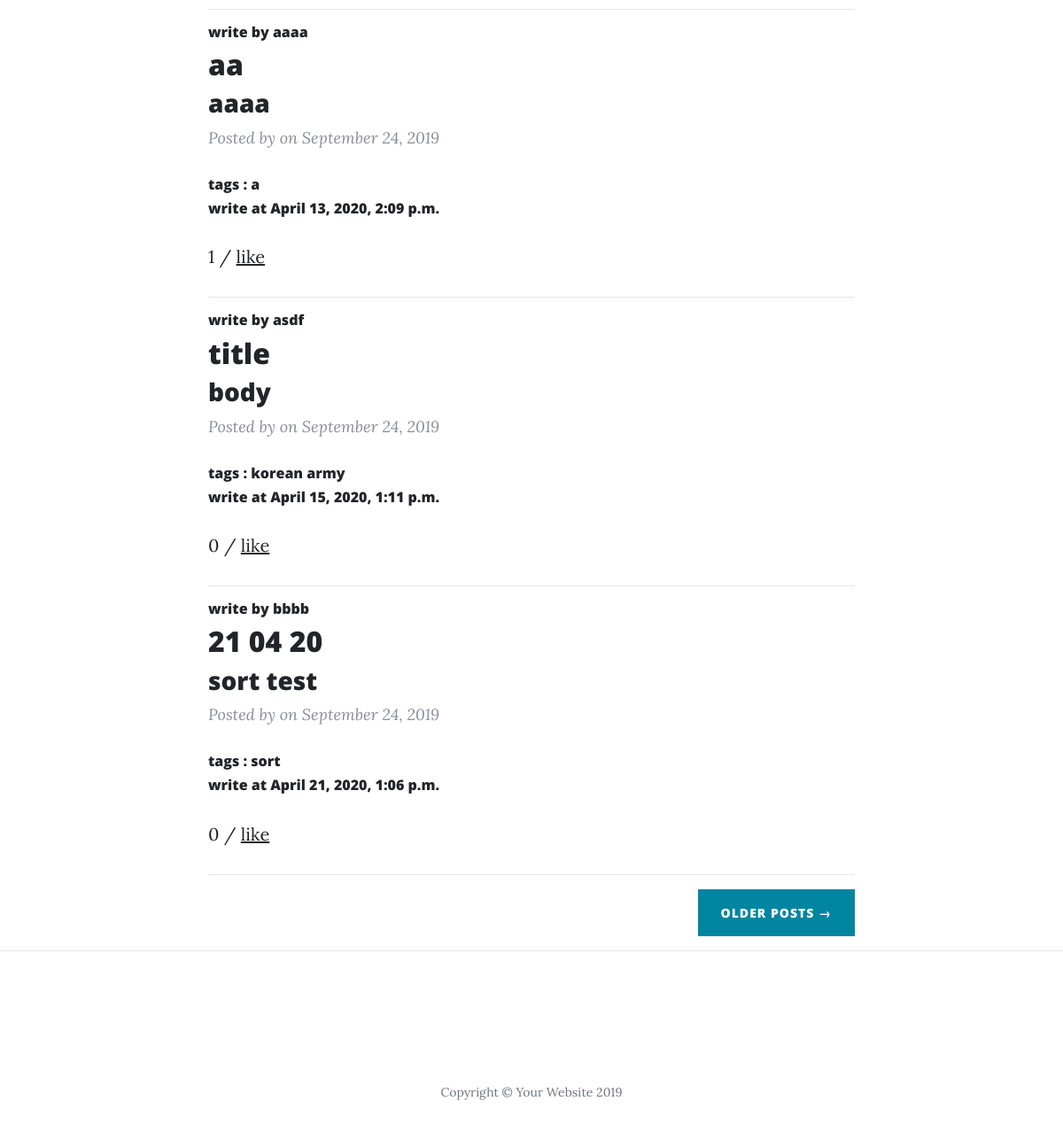
/hashtag/27 (lower part), run on an earlier commit of the app's database.
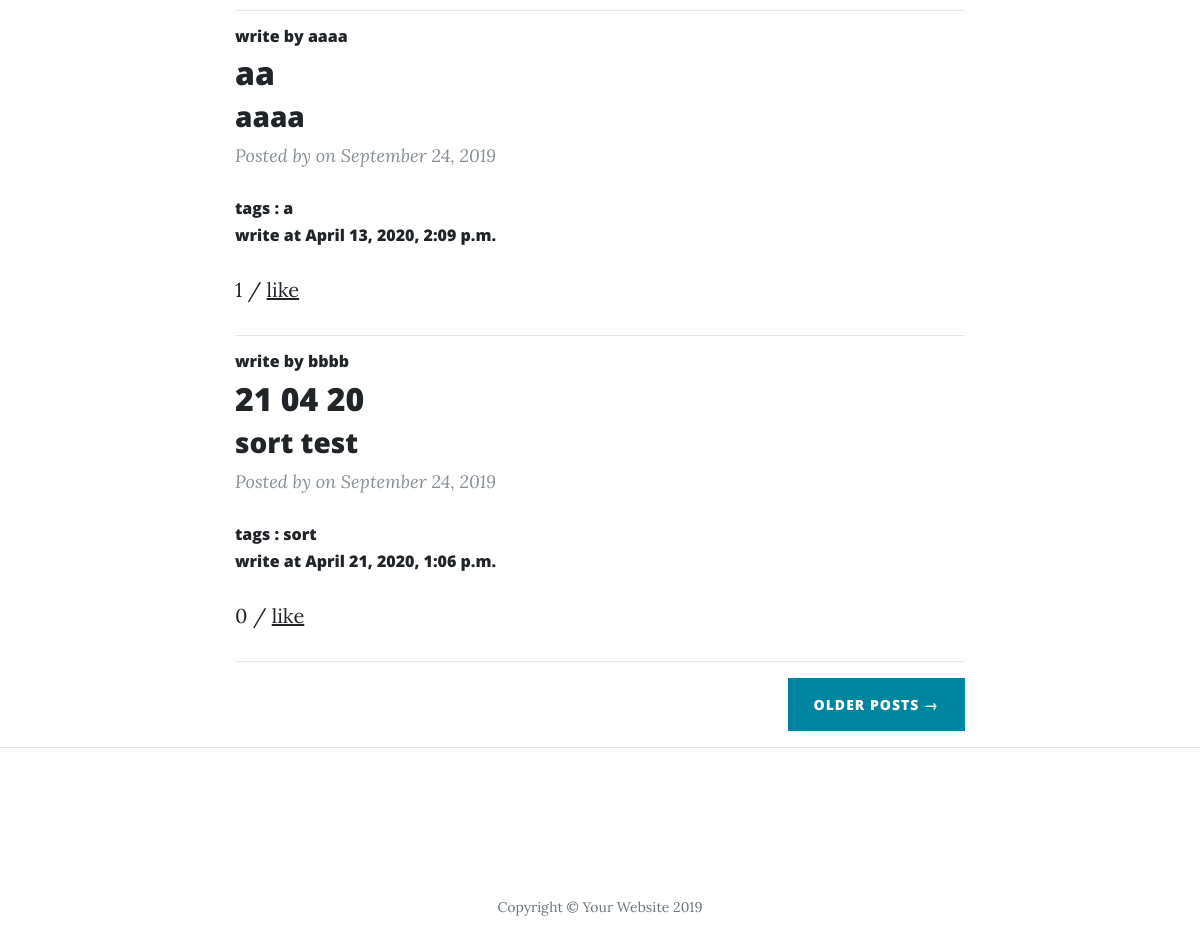
And on a later commit of the database.
### app/models.py (models this page shows, shortened)
class Post(models.Model):
    title = models.CharField(max_length=200)
    date = models.DateTimeField('date published')
    body = models.TextField()
    writer = models.ForeignKey(settings.AUTH_USER_MODEL, on_delete=models.CASCADE, related_name="writer", default="")
    image = models.ImageField(upload_to='images/', blank=True)
    hashtag = models.CharField(max_length=200, blank=True)
    hashtags = models.ManyToManyField('Hashtag', blank=True)
    likes = models.ManyToManyField(settings.AUTH_USER_MODEL, related_name="likes")

class Hashtag(models.Model):
    def __str__(self):
        return self.name
    name = models.CharField(max_length=50)

### app/views.py (the view)
# urls.py: path('hashtag/<int:pk>', app.views.hashtag, name='hashtag'),
def hashtag(request, pk):
    hashtag = Hashtag.objects.get(id=pk)
    posts = Post.objects.filter(hashtags=hashtag)
    return render(request, 'app/hashtag.html', {'hashtag': hashtag, 'posts': posts})

### app/templates/app/hashtag.html (shortened to what this page needs)
{% extends "app/base.html" %}
{% block posts %}
    {{ block.super }}
{% endblock %}

### app/templates/app/base.html (shortened to what this page needs)
{% load staticfiles %}
<!DOCTYPE html>
<html lang="en">
<head>
  <link href="{% static 'vendor/bootstrap.min.css' %}" rel="stylesheet">
  <link href="{% static 'vendor/all.min.css' %}" rel="stylesheet" type="text/css">
  <link href= "{% static 'css/clean-blog.min.css' %}" rel="stylesheet">
</head>
<body>
{% block posts %}
  <div class="container">
    <div class="row">
      <div class="col-lg-8 col-md-10 mx-auto">
        {% for post in posts.all %}
        <div class="post-preview">
            <h6>write by <a href="{% url 'user' pk=post.writer %}">{{ post.writer }}</a> </h6>
            <h2 class="post-title">
              {{ post.title }}
            </h2>
            <h3 class="post-subtitle">
              {{ post.body }}
            </h3>
          <p class="post-meta">Posted by
            on September 24, 2019</p>
            <h6>tags :
            {% for hashtag in post.hashtags.all %}
                <a href="{% url 'hashtag' pk=hashtag.id %}">
                    {{ hashtag.name }}
                </a>
            {% endfor %}
            </h6>
            <h6>write at {{ post.date }}</h6>
            <p>{{ post.likes.count }} / <a href="{% url 'like' pk=post.pk %}">like</a></p>
            </div>
            <hr>
        {% endfor %}
        <div class="clearfix">
          <a class="btn btn-primary float-right" href="#">Older Posts &rarr;</a>
        </div>
      </div>
    </div>
  </div>
  <hr>
{% endblock %}
{% block footer %}
<footer>
<div class="container">
  <div class="row">
    <div class="col-lg-8 col-md-10 mx-auto">
      <ul class="list-inline text-center">
        <li class="list-inline-item">
          <a href="#">
            <span class="fa-stack fa-lg">
              <i class="fas fa-circle fa-stack-2x"></i>
              <i class="fab fa-twitter fa-stack-1x fa-inverse"></i>
            </span>
          </a>
        </li>
        <li class="list-inline-item">
          <a href="#">
            <span class="fa-stack fa-lg">
              <i class="fas fa-circle fa-stack-2x"></i>
              <i class="fab fa-facebook-f fa-stack-1x fa-inverse"></i>
            </span>
          </a>
        </li>
        <li class="list-inline-item">
          <a href="#">
            <span class="fa-stack fa-lg">
              <i class="fas fa-circle fa-stack-2x"></i>
              <i class="fab fa-github fa-stack-1x fa-inverse"></i>
            </span>
          </a>
        </li>
      </ul>
      <p class="copyright text-muted">Copyright &copy; Your Website 2019</p>
    </div>
  </div>
</div>
</footer>
{% endblock %}
</body>
</html>

What changed in the data, as far as the page shows it:
removed Post: writer "asdf", title "title", body "body", date "April 15, 2020, 1:11 p.m.", likes.count "0"
no longer on this page (row unchanged): Hashtag: name "korean", shown under "asdf"
no longer on this page (row unchanged): Hashtag: name "army", shown under "asdf"
